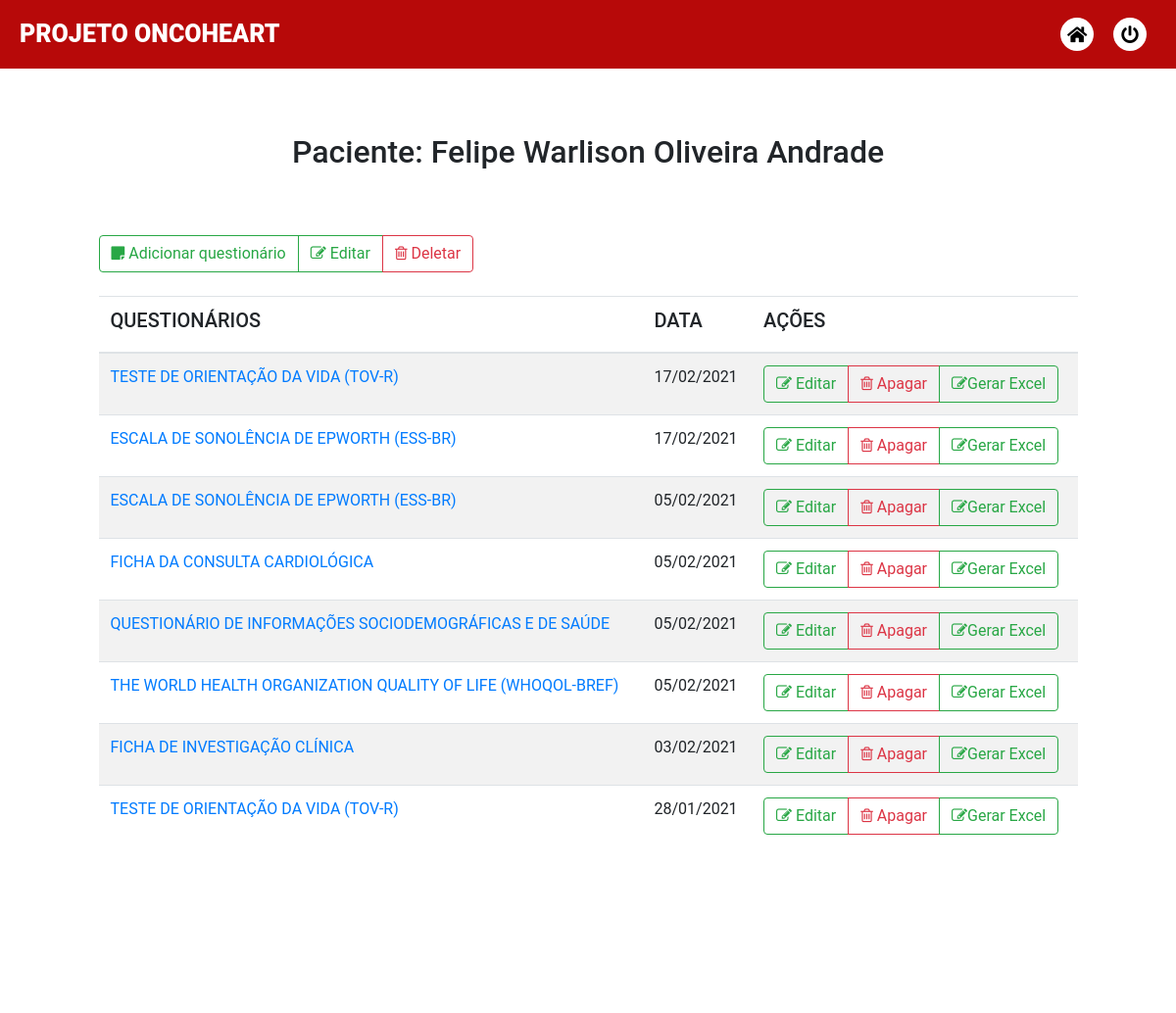
Screenshot of /registros.adm.php?paciente=2 (signed in) with the database file from the repository.
### tables this page shows
CREATE TABLE IF NOT EXISTS `pessoas` (
  `pid` int(11) NOT NULL AUTO_INCREMENT,
  `nome` varchar(100) NOT NULL,
  PRIMARY KEY (`pid`)
);

CREATE TABLE IF NOT EXISTS `questionarios` (
  `questId` int(100) NOT NULL AUTO_INCREMENT,
  `pid` int(11) NOT NULL,
  `tipo` int(10) NOT NULL,
  `data` date DEFAULT NULL,
  `visita` int(11) DEFAULT NULL,
  `cidade` varchar(50) DEFAULT NULL,
  `nasc` date DEFAULT NULL,
  `idade` int(3) DEFAULT NULL,
  `essbr1` varchar(40) DEFAULT NULL,
  `essbr2` varchar(40) DEFAULT NULL,
  `essbr3` varchar(40) DEFAULT NULL,
  `essbr4` varchar(40) DEFAULT NULL,
  `essbr5` varchar(40) DEFAULT NULL,
  `essbr6` varchar(40) DEFAULT NULL,
  `essbr7` varchar(40) DEFAULT NULL,
  `essbr8` varchar(40) DEFAULT NULL,
  `ectoscopia` varchar(100) DEFAULT NULL,
  `inspTorax` varchar(100) DEFAULT NULL,
  `ictuscordis1` varchar(100) DEFAULT NULL,
  `pulsosA` varchar(100) DEFAULT NULL,
  `pulsosP` varchar(100) DEFAULT NULL,
  `ictuscordis2` varchar(100) DEFAULT NULL,
  `fc` varchar(100) DEFAULT NULL,
  `SO2` varchar(100) DEFAULT NULL,
  `rCardiaco` varchar(100) DEFAULT NULL,
  `bulhas` varchar(100) DEFAULT NULL,
  `sopro1` varchar(100) DEFAULT NULL,
  `foco` varchar(100) DEFAULT NULL,
  `irradiacao` varchar(100) DEFAULT NULL,
  `intensidade` varchar(100) DEFAULT NULL,
  `sopros` varchar(100) DEFAULT NULL,
  `soproArteria` varchar(100) DEFAULT NULL,
  `auscultaP` varchar(100) DEFAULT NULL,
  `visc` varchar(100) DEFAULT NULL,
  `grupoRisco` varchar(50) DEFAULT NULL,
  `peso3` varchar(6) DEFAULT NULL,
  `estatura3` varchar(10) DEFAULT NULL,
  `circAbd` varchar(10) DEFAULT NULL,
  `gordCorp` varchar(6) DEFAULT NULL,
  `muscEsq` varchar(6) DEFAULT NULL,
  `matabolismo` varchar(6) DEFAULT NULL,
  `idadeC` varchar(50) DEFAULT NULL,
  `gordVisc` varchar(6) DEFAULT NULL,
  `pas1` varchar(6) DEFAULT NULL,
  `pad1` varchar(6) DEFAULT NULL,
  `fc1` varchar(50) DEFAULT NULL,
  `pas2` varchar(50) DEFAULT NULL,
  `pad2` varchar(50) DEFAULT NULL,
  `fc2` varchar(6) DEFAULT NULL,
  `pas3` varchar(6) DEFAULT NULL,
  `pad3` varchar(6) DEFAULT NULL,
  `fc3` varchar(6) DEFAULT NULL,
  `bracoDom` varchar(8) DEFAULT NULL,
  `m1d` varchar(6) DEFAULT NULL,
  `m2d` varchar(6) DEFAULT NULL,
  `m1e` varchar(6) DEFAULT NULL,
  `m2e` varchar(6) DEFAULT NULL,
  `ecgR` varchar(6) DEFAULT NULL,
  `ecg10` varchar(6) DEFAULT NULL,
  `eco` varchar(6) DEFAULT NULL,
  `holter` varchar(6) DEFAULT NULL,
  `pasB` varchar(9) DEFAULT NULL,
  `padB` varchar(9) DEFAULT NULL,
  `fcB` varchar(9) DEFAULT NULL,
  `pas30` varchar(9) DEFAULT NULL,
  `pad30` varchar(9) DEFAULT NULL,
  `fc30` varchar(9) DEFAULT NULL,
  `pas60` varchar(9) DEFAULT NULL,
  `pad60` varchar(9) DEFAULT NULL,
  `fc60` varchar(9) DEFAULT NULL,
  `pas120` varchar(9) DEFAULT NULL,
  `pad120` varchar(9) DEFAULT NULL,
  `fc120` varchar(9) DEFAULT NULL,
  `medicamentos` varchar(1000) DEFAULT NULL,
  `resultados` varchar(1000) DEFAULT NULL,
  `dataCol` date DEFAULT NULL,
  `endereco` varchar(255) DEFAULT NULL,
  `telefone` varchar(255) DEFAULT NULL,
  `meio` varchar(255) DEFAULT NULL,
  `estCivil` varchar(255) DEFAULT NULL,
  `renda` varchar(255) DEFAULT NULL,
  `cor` varchar(255) DEFAULT NULL,
  `grau` varchar(255) DEFAULT NULL,
  `fuma` varchar(255) DEFAULT NULL,
  `fuma1` varchar(255) DEFAULT NULL,
  `fuma2` varchar(255) DEFAULT NULL,
  `fuma3` varchar(255) DEFAULT NULL,
  `fuma4` varchar(255) DEFAULT NULL,
  `bebe` varchar(255) DEFAULT NULL,
  `bebe1` varchar(255) DEFAULT NULL,
  `bebe2` varchar(255) DEFAULT NULL,
  `hipertensa` varchar(255) DEFAULT NULL,
  `diabetica` varchar(255) DEFAULT NULL,
  `colesterol` varchar(255) DEFAULT NULL,
  `arritmia` varchar(255) DEFAULT NULL,
  `coracao` varchar(255) DEFAULT NULL,
  `cirurgia` varchar(255) DEFAULT NULL,
  `avc` varchar(255) DEFAULT NULL,
  `paisCoracao` varchar(255) DEFAULT NULL,
  `paisAvc` varchar(255) DEFAULT NULL,
  `mPrimeira` varchar(255) DEFAULT NULL,
  `mUltima` varchar(255) DEFAULT NULL,
  `anticon` varchar(255) DEFAULT NULL,
  `gestacoes` varchar(255) DEFAULT NULL,
  `nascidosV` varchar(255) DEFAULT NULL,
  `nascidosM` varchar(255) DEFAULT NULL,
  `partoP` varchar(255) DEFAULT NULL,
  `partoN` varchar(255) DEFAULT NULL,
  `partoC` varchar(255) DEFAULT NULL,
  `aborto` varchar(255) DEFAULT NULL,
  `tovr1` varchar(25) DEFAULT NULL,
  `tovr2` varchar(25) DEFAULT NULL,
  `tovr3` varchar(25) DEFAULT NULL,
  `tovr4` varchar(25) DEFAULT NULL,
  `tovr5` varchar(25) DEFAULT NULL,
  `tovr6` varchar(25) DEFAULT NULL,
  `tovr7` varchar(25) DEFAULT NULL,
  `tovr8` varchar(25) DEFAULT NULL,
  `tovr9` varchar(25) DEFAULT NULL,
  `tovr10` varchar(25) DEFAULT NULL,
  `whoqol1` varchar(25) DEFAULT NULL,
  `whoqol2` varchar(25) DEFAULT NULL,
  `whoqol3` varchar(20) DEFAULT NULL,
  `whoqol4` varchar(20) DEFAULT NULL,
  `whoqol5` varchar(20) DEFAULT NULL,
  `whoqol6` varchar(20) DEFAULT NULL,
  `whoqol7` varchar(20) DEFAULT NULL,
  `whoqol8` varchar(20) DEFAULT NULL,
  `whoqol9` varchar(20) DEFAULT NULL,
  `whoqol10` varchar(20) DEFAULT NULL,
  `whoqol11` varchar(20) DEFAULT NULL,
  `whoqol12` varchar(20) DEFAULT NULL,
  `whoqol13` varchar(20) DEFAULT NULL,
  `whoqol14` varchar(20) DEFAULT NULL,
  `whoqol15` varchar(20) DEFAULT NULL,
  `whoqol16` varchar(20) DEFAULT NULL,
  `whoqol17` varchar(20) DEFAULT NULL,
  `whoqol18` varchar(20) DEFAULT NULL,
  `whoqol19` varchar(20) DEFAULT NULL,
  `whoqol20` varchar(20) DEFAULT NULL,
  `whoqol21` varchar(20) DEFAULT NULL,
  `whoqol22` varchar(20) DEFAULT NULL,
  `whoqol23` varchar(20) DEFAULT NULL,
  `whoqol24` varchar(20) DEFAULT NULL,
  `whoqol25` varchar(20) DEFAULT NULL,
  `whoqol26` varchar(20) DEFAULT NULL,
  `ajuda` varchar(20) DEFAULT NULL,
  `tempo` varchar(20) DEFAULT NULL,
  `comentario` varchar(255) DEFAULT NULL,
  PRIMARY KEY (`questId`),
  KEY `fk_pessoa` (`pid`)
);

### includes/reg.inc.php (called while the page is built)
<?php
require "database\db.dashboard.php";
if(isset($_GET['paciente'])){
  $paciente = $_GET['paciente'];
  $sql = "SELECT * FROM questionarios WHERE pid=? ORDER BY data DESC;";
  $stmt = mysqli_stmt_init($conn);
  if(!mysqli_stmt_prepare($stmt,$sql)){
    header("Location: registros.php?#error=sqlerror");
    exit();
  } else {
    mysqli_stmt_bind_param($stmt,"i", $paciente);
    mysqli_stmt_execute($stmt);
    $result1 = mysqli_stmt_get_result($stmt);
  }
  $sql = "SELECT * FROM pessoas WHERE pid=?;";
  $stmt = mysqli_stmt_init($conn);
  if(!mysqli_stmt_prepare($stmt,$sql)){
    header("Location: registros.php?#error=sqlerror");
    exit();
  } else {
    mysqli_stmt_bind_param($stmt,"i", $paciente);
    mysqli_stmt_execute($stmt);
    $result2 = mysqli_stmt_get_result($stmt);
  }
}
?>

### registros.adm.php (the view, shortened to what this page needs)
<?php
  include_once("templates\header.adm.php");
  include_once("includes/reg.inc.php");
  $aux = mysqli_fetch_assoc($result2);
  $pessoa = $aux['nome'];
  $pid = $aux['pid'];
?>
<div class="container">
  <br>
  <h2 class="text-center">Paciente: <?php echo $pessoa;?></h2>
  <br>
  <div class="jumbotron dasboard-panel">
    <div class="btn-group">
      <a href="questionario.adm.php?paciente=<?php echo $paciente;?>" type="button" class="btn btn-outline-success my-2 my-sm-0"><i class="fa fa-sticky-note" aria-hidden="true"></i> Adicionar questionário</a>
      <button type="button" name="button" data-toggle="modal" data-target="#modalEditSite" class="btn btn-outline-success my-2 my-sm-0"><i class="fa fa-pencil-square-o" aria-hidden="true"></i> Editar</button>
      <button type="button" name="button" data-toggle="modal" data-target="#modalDeleteSite" class="btn btn-outline-danger my-2 my-sm-0"><i class="fa fa-trash-o" aria-hidden="true"></i> Deletar</button>
    </div>
    <br>
    <br>
    <div class="dashboard-table">
      <table class="table table-hover table-striped table-responsive-sm">
        <thead>
          <tr>
            <th><h5>QUESTIONÁRIOS</h5></th>
            <th><h5>DATA</h5></th>
            <th><h5>AÇÕES</h5></th>
          </tr>
        </thead>
        <?php while ($linha = mysqli_fetch_assoc($result1)): ?>
        <tr>
          <td>
            <a href="respostas.php?Idq=<?php echo $linha['questId'];?>&pid=<?php echo $pid;?>">
              <?php
                if($linha['tipo'] == 1){echo "ESCALA DE SONOLÊNCIA DE EPWORTH (ESS-BR)";}
                elseif ($linha['tipo'] == 2){echo "FICHA DA CONSULTA CARDIOLÓGICA";}
                elseif ($linha['tipo'] == 3){echo "FICHA DE INVESTIGAÇÃO CLÍNICA";}
                elseif ($linha['tipo'] == 4){echo "QUESTIONÁRIO DE INFORMAÇÕES SOCIODEMOGRÁFICAS E DE SAÚDE";}
                elseif ($linha['tipo'] == 5){echo "TESTE DE ORIENTAÇÃO DA VIDA (TOV-R)";}
                elseif ($linha['tipo'] == 6){echo "THE WORLD HEALTH ORGANIZATION QUALITY OF LIFE (WHOQOL-BREF)";}
              ?>
            </a>
          </td>
          <td><?php $linha['data'] = strtotime($linha['data']); echo date('d/m/Y', $linha['data']);?></td>
          <td>
            <div class="btn-group">
              <a href="edit.adm.php?Idq=<?php echo $linha['questId'];?>&pid=<?php echo $pid;?>" type="button" class="btn btn-outline-success"><i class="fa fa-pencil-square-o" aria-hidden="true"></i> Editar</a>
              <a onclick = "return confirm('Tem certeza que deseja excluir?')" href="includes\deletequestionario.adm.php?questId=<?php echo $linha['questId']?>&pid=<?php echo $linha['pid']?>" type="button" class="btn btn-outline-danger" ><i class="fa fa-trash-o" ></i> Apagar</a>
              <a href="gerar_planilha2?Idq=<?php echo $linha['questId'];?>&pid=<?php echo $pid;?>" type="button" class="btn btn-outline-success"><i class="fa fa-pencil-square-o" aria-hidden="true"></i>Gerar Excel
              </a>
            </div>
          </td>
        </tr>
      <?php endwhile; ?>
    </div>
  </div>
</div>

### templates/header.adm.php (shortened to what this page needs)
<!DOCTYPE html>
<html lang="pt">
<head>
    <link href="css/signup.css" rel="stylesheet">
    <link rel="stylesheet" href="css\master.css">
    <link rel="stylesheet" href="css/sidebar.css">
    <link rel="stylesheet" href="css\bootstrap-4.4.1-dist\css\bootstrap-grid.min.css">
    <link rel="stylesheet" href="css\bootstrap-4.4.1-dist\css\bootstrap.min.css">
    <link rel="stylesheet" href="https://cdnjs.cloudflare.com/ajax/libs/font-awesome/5.12.0-2/css/all.min.css">
    <link rel="stylesheet" href="https://stackpath.bootstrapcdn.com/font-awesome/4.7.0/css/font-awesome.min.css">
</head>
<body>
<header>
<div class="wrapper">
    <div class="header">
        <div class="header-menu">
            <div class="title">PROJETO <span>ONCOHEART</span></div>
                <ul>
                    <li><a href="dashboardAdm.php"><i class="fas fa-home"></i></a></li>
                    <li><a href="includes/logout.inc.php"><i class="fas fa-power-off"></i></a></li>
                </ul>
        </div>
    </div>
</div>
<br><br><br>
</header>

### css/signup.css (style rules this page uses)
body { padding-top: 40px; padding-bottom: 40px; background-color: #fff; }

### css/master.css (style rules this page uses)
.jumbotron.dasboard-panel { width: 100%; height: 50em; padding: 3% 5%; background-color: #fff; }
div.dashboard-table { height: 28em; }

### css/sidebar.css (style rules this page uses)
* { margin: 0; padding: 0; list-style: none; text-decoration: none; box-sizing: border-box; font-family: "Roboto", sans-serif; }
body { background: #fff; }
.wrapper .header { z-index: 1; background: #b70909; position: fixed; width: calc(100% - 0%); height: 70px; display: flex; top: 0; }
.wrapper .header .header-menu { width: calc(100% - 0%); height: 100%; display: flex; justify-content: space-between; align-items: center; padding: 0 20px; }
.wrapper .header .header-menu .title { color: #fff; font-size: 25px; text-transform: uppercase; font-weight: 900; }
.wrapper .header .header-menu .title span { color: #fff; }
.wrapper .header .header-menu ul { display: flex; padding-top: 15px; }
.wrapper .header .header-menu ul li a { background: #fff; color: #000; display: block; margin: 0 10px; font-size: 18px; width: 34px; height: 34px; line-height: 35px; text-align: center; border-radius: 50%; transition: 0.3s; transition-property: background, color; }

### rows the page displays
pessoas: nome "Felipe Warlison Oliveira Andrade"
questionarios: tipo "TESTE DE ORIENTAÇÃO DA VIDA (TOV-R)", data "17/02/2021"
questionarios: tipo "ESCALA DE SONOLÊNCIA DE EPWORTH (ESS-BR)", data "17/02/2021"
questionarios: tipo "ESCALA DE SONOLÊNCIA DE EPWORTH (ESS-BR)", data "05/02/2021"
questionarios: tipo "FICHA DA CONSULTA CARDIOLÓGICA", data "05/02/2021"
questionarios: shows "QUESTIONÁRIO DE INFORMAÇÕES SOCIODEMOGRÁFICAS E DE SAÚDE", data "05/02/2021"
questionarios: shows "THE WORLD HEALTH ORGANIZATION QUALITY OF LIFE (WHOQOL-BREF)", data "05/02/2021"
questionarios: tipo "FICHA DE INVESTIGAÇÃO CLÍNICA", data "03/02/2021"
questionarios: tipo "TESTE DE ORIENTAÇÃO DA VIDA (TOV-R)", data "28/01/2021"
